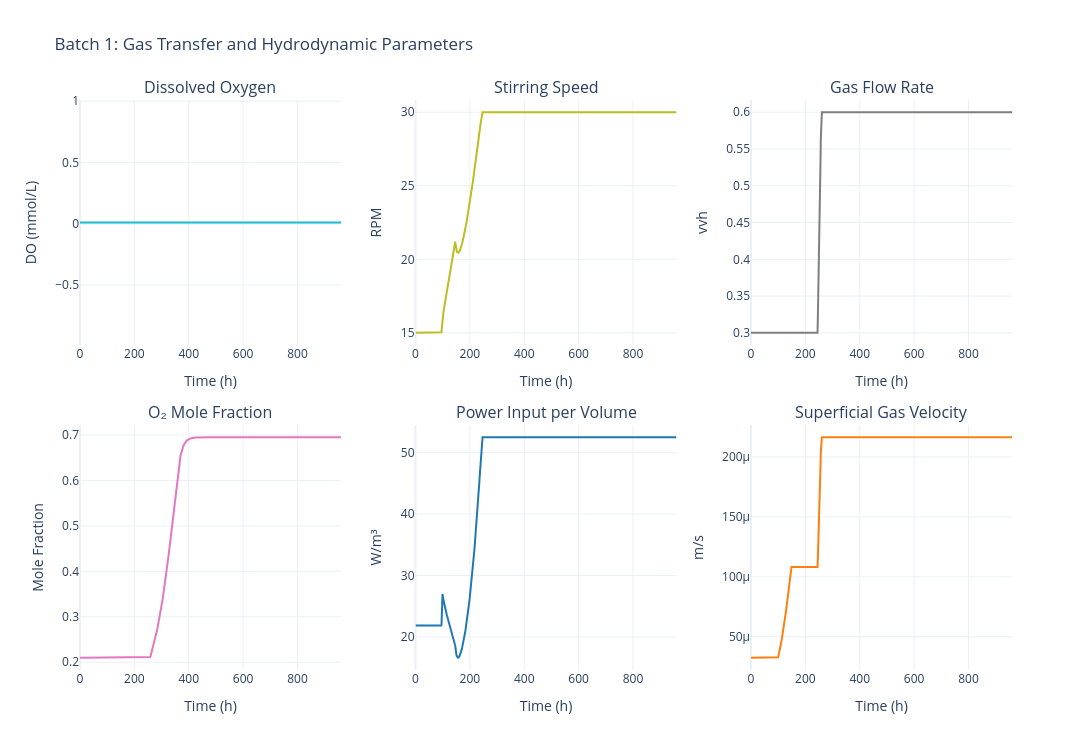

The notebook cell saved with this chart:
### Code cell
sim.data.plot_gas_transfer()

### Figure 1 — Plotly figure (JSON) as saved in the notebook; plotly's stock layout.template omitted (floating-point values rounded to 4 significant figures; data arrays with more than 128 entries replaced by an {"elided": "..."} marker saying what was removed)
{"data": [{"hovertemplate": "Time: %{x:.1f} h<br>DO: %{y:.3f} mmol/L<extra></extra>", "line": {"color": "#17becf", "width": 2}, "mode": "lines", "name": "Dissolved O₂", "type": "scatter", "x": {"elided": "1023 float values"}, "xaxis": "x", "y": {"elided": "1023 float values"}, "yaxis": "y"}, {"hovertemplate": "Time: %{x:.1f} h<br>N: %{y:.1f} rpm<extra></extra>", "line": {"color": "#bcbd22", "width": 2}, "mode": "lines", "name": "Stirring Speed", "type": "scatter", "x": {"elided": "1023 float values"}, "xaxis": "x2", "y": {"elided": "1023 float values"}, "yaxis": "y2"}, {"hovertemplate": "Time: %{x:.1f} h<br>Fg: %{y:.3f} vvh<extra></extra>", "line": {"color": "#7f7f7f", "width": 2}, "mode": "lines", "name": "Gas Flow Rate", "type": "scatter", "x": {"elided": "1023 float values"}, "xaxis": "x3", "y": {"elided": "1023 float values"}, "yaxis": "y3"}, {"hovertemplate": "Time: %{x:.1f} h<br>y_O₂: %{y:.3f}<extra></extra>", "line": {"color": "#e377c2", "width": 2}, "mode": "lines", "name": "y_O₂", "type": "scatter", "x": {"elided": "1023 float values"}, "xaxis": "x4", "y": {"elided": "1023 float values"}, "yaxis": "y4"}, {"hovertemplate": "Time: %{x:.1f} h<br>P/V: %{y:.2f} W/m³<extra></extra>", "line": {"color": "#1f77b4", "width": 2}, "mode": "lines", "name": "P/V", "type": "scatter", "x": {"elided": "1023 float values"}, "xaxis": "x5", "y": {"elided": "1023 float values"}, "yaxis": "y5"}, {"hovertemplate": "Time: %{x:.1f} h<br>vₛ: %{y:.5f} m/s<extra></extra>", "line": {"color": "#ff7f0e", "width": 2}, "mode": "lines", "name": "vₛ", "type": "scatter", "x": {"elided": "1023 float values"}, "xaxis": "x6", "y": {"elided": "1023 float values"}, "yaxis": "y6"}], "layout": {"annotations": [{"font": {"size": 16}, "showarrow": false, "text": "Dissolved Oxygen", "x": 0.14, "xanchor": "center", "xref": "paper", "y": 1, "yanchor": "bottom", "yref": "paper"}, {"font": {"size": 16}, "showarrow": false, "text": "Stirring Speed", "x": 0.5, "xanchor": "center", "xref": "paper", "y": 1, "yanchor": "bottom", "yref": "paper"}, {"font": {"size": 16}, "showarrow": false, "text": "Gas Flow Rate", "x": 0.86, "xanchor": "center", "xref": "paper", "y": 1, "yanchor": "bottom", "yref": "paper"}, {"font": {"size": 16}, "showarrow": false, "text": "O₂ Mole Fraction", "x": 0.14, "xanchor": "center", "xref": "paper", "y": 0.43, "yanchor": "bottom", "yref": "paper"}, {"font": {"size": 16}, "showarrow": false, "text": "Power Input per Volume", "x": 0.5, "xanchor": "center", "xref": "paper", "y": 0.43, "yanchor": "bottom", "yref": "paper"}, {"font": {"size": 16}, "showarrow": false, "text": "Superficial Gas Velocity", "x": 0.86, "xanchor": "center", "xref": "paper", "y": 0.43, "yanchor": "bottom", "yref": "paper"}], "font": {"size": 12}, "height": 750, "showlegend": false, "title": {"text": "Batch 1: Gas Transfer and Hydrodynamic Parameters"}, "width": 1400, "xaxis": {"anchor": "y", "domain": [0, 0.28], "title": {"text": "Time (h)"}}, "xaxis2": {"anchor": "y2", "domain": [0.36, 0.64], "title": {"text": "Time (h)"}}, "xaxis3": {"anchor": "y3", "domain": [0.72, 1], "title": {"text": "Time (h)"}}, "xaxis4": {"anchor": "y4", "domain": [0, 0.28], "title": {"text": "Time (h)"}}, "xaxis5": {"anchor": "y5", "domain": [0.36, 0.64], "title": {"text": "Time (h)"}}, "xaxis6": {"anchor": "y6", "domain": [0.72, 1], "title": {"text": "Time (h)"}}, "yaxis": {"anchor": "x", "domain": [0.57, 1], "title": {"text": "DO (mmol/L)"}}, "yaxis2": {"anchor": "x2", "domain": [0.57, 1], "title": {"text": "RPM"}}, "yaxis3": {"anchor": "x3", "domain": [0.57, 1], "title": {"text": "vvh"}}, "yaxis4": {"anchor": "x4", "domain": [0, 0.43], "title": {"text": "Mole Fraction"}}, "yaxis5": {"anchor": "x5", "domain": [0, 0.43], "title": {"text": "W/m³"}}, "yaxis6": {"anchor": "x6", "domain": [0, 0.43], "title": {"text": "m/s"}}}}
